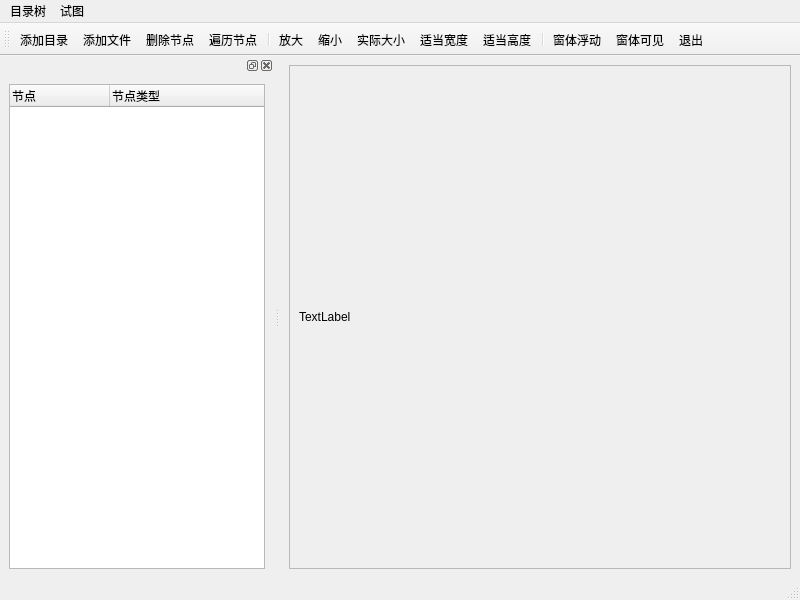
<?xml version="1.0" encoding="UTF-8"?>
<ui version="4.0">
 <class>MainWindow</class>
 <widget class="QMainWindow" name="MainWindow">
  <property name="geometry">
   <rect>
    <x>0</x>
    <y>0</y>
    <width>800</width>
    <height>600</height>
   </rect>
  </property>
  <property name="windowTitle">
   <string>MainWindow</string>
  </property>
  <widget class="QWidget" name="centralwidget">
   <layout class="QHBoxLayout" name="horizontalLayout_3">
    <item>
     <widget class="QScrollArea" name="scrollArea">
      <property name="widgetResizable">
       <bool>true</bool>
      </property>
      <widget class="QWidget" name="scrollAreaWidgetContents">
       <property name="geometry">
        <rect>
         <x>0</x>
         <y>0</y>
         <width>505</width>
         <height>485</height>
        </rect>
       </property>
       <layout class="QHBoxLayout" name="horizontalLayout_2">
        <item>
         <widget class="QLabel" name="label">
          <property name="text">
           <string>TextLabel</string>
          </property>
         </widget>
        </item>
       </layout>
      </widget>
     </widget>
    </item>
   </layout>
  </widget>
  <widget class="QMenuBar" name="menubar">
   <property name="geometry">
    <rect>
     <x>0</x>
     <y>0</y>
     <width>800</width>
     <height>23</height>
    </rect>
   </property>
   <widget class="QMenu" name="menu">
    <property name="title">
     <string>目录树</string>
    </property>
   </widget>
   <widget class="QMenu" name="menu_2">
    <property name="title">
     <string>试图</string>
    </property>
   </widget>
   <addaction name="menu"/>
   <addaction name="menu_2"/>
  </widget>
  <widget class="QStatusBar" name="statusbar"/>
  <widget class="QDockWidget" name="dockWidget">
   <attribute name="dockWidgetArea">
    <number>1</number>
   </attribute>
   <widget class="QWidget" name="dockWidgetContents">
    <layout class="QHBoxLayout" name="horizontalLayout">
     <item>
      <widget class="QTreeWidget" name="treeWidget">
       <column>
        <property name="text">
         <string>节点</string>
        </property>
       </column>
       <column>
        <property name="text">
         <string>节点类型</string>
        </property>
       </column>
      </widget>
     </item>
    </layout>
   </widget>
  </widget>
  <widget class="QToolBar" name="toolBar">
   <property name="windowTitle">
    <string>toolBar</string>
   </property>
   <property name="toolButtonStyle">
    <enum>Qt::ToolButtonTextUnderIcon</enum>
   </property>
   <attribute name="toolBarArea">
    <enum>TopToolBarArea</enum>
   </attribute>
   <attribute name="toolBarBreak">
    <bool>false</bool>
   </attribute>
   <addaction name="action_add_folder"/>
   <addaction name="action_add_file"/>
   <addaction name="action_delete_item"/>
   <addaction name="action_scan_items"/>
   <addaction name="separator"/>
   <addaction name="action_zoomin"/>
   <addaction name="action_zoomout"/>
   <addaction name="action_real_size"/>
   <addaction name="action_fitw"/>
   <addaction name="action_fith"/>
   <addaction name="separator"/>
   <addaction name="action_dock_float"/>
   <addaction name="action_dock_visible"/>
   <addaction name="action_quit"/>
  </widget>
  <action name="action_add_folder">
   <property name="icon">
    <iconset resource="src.qrc">
     <normaloff>:/icons/icons/open3.bmp</normaloff>:/icons/icons/open3.bmp</iconset>
   </property>
   <property name="text">
    <string>添加目录</string>
   </property>
   <property name="shortcut">
    <string>Ctrl+F</string>
   </property>
  </action>
  <action name="action_add_file">
   <property name="icon">
    <iconset>
     <normaloff>:/icons/120.bmp</normaloff>:/icons/120.bmp</iconset>
   </property>
   <property name="text">
    <string>添加文件</string>
   </property>
   <property name="shortcut">
    <string>Ctrl+N</string>
   </property>
  </action>
  <action name="action_delete_item">
   <property name="icon">
    <iconset>
     <normaloff>:/icons/delete1.bmp</normaloff>:/icons/delete1.bmp</iconset>
   </property>
   <property name="text">
    <string>删除节点</string>
   </property>
  </action>
  <action name="action_scan_items">
   <property name="icon">
    <iconset>
     <normaloff>:/icons/upfold1.bmp</normaloff>:/icons/upfold1.bmp</iconset>
   </property>
   <property name="text">
    <string>遍历节点</string>
   </property>
  </action>
  <action name="action_zoomin">
   <property name="icon">
    <iconset>
     <normaloff>:/icons/418.bmp</normaloff>:/icons/418.bmp</iconset>
   </property>
   <property name="text">
    <string>放大</string>
   </property>
   <property name="toolTip">
    <string>放大</string>
   </property>
   <property name="shortcut">
    <string>Ctrl+I</string>
   </property>
  </action>
  <action name="action_zoomout">
   <property name="icon">
    <iconset>
     <normaloff>:/icons/416.bmp</normaloff>:/icons/416.bmp</iconset>
   </property>
   <property name="text">
    <string>缩小</string>
   </property>
   <property name="toolTip">
    <string>缩小</string>
   </property>
   <property name="shortcut">
    <string>Ctrl+O</string>
   </property>
  </action>
  <action name="action_real_size">
   <property name="icon">
    <iconset>
     <normaloff>:/icons/414.bmp</normaloff>:/icons/414.bmp</iconset>
   </property>
   <property name="text">
    <string>实际大小</string>
   </property>
  </action>
  <action name="action_fitw">
   <property name="icon">
    <iconset>
     <normaloff>:/icons/424.bmp</normaloff>:/icons/424.bmp</iconset>
   </property>
   <property name="text">
    <string>适当宽度</string>
   </property>
   <property name="shortcut">
    <string>Ctrl+W</string>
   </property>
  </action>
  <action name="action_fith">
   <property name="icon">
    <iconset>
     <normaloff>:/icons/426.bmp</normaloff>:/icons/426.bmp</iconset>
   </property>
   <property name="text">
    <string>适当高度</string>
   </property>
   <property name="shortcut">
    <string>Ctrl+H</string>
   </property>
  </action>
  <action name="action_dock_float">
   <property name="icon">
    <iconset>
     <normaloff>:/icons/103.bmp</normaloff>:/icons/103.bmp</iconset>
   </property>
   <property name="text">
    <string>窗体浮动</string>
   </property>
  </action>
  <action name="action_dock_visible">
   <property name="icon">
    <iconset>
     <normaloff>:/icons/104.bmp</normaloff>:/icons/104.bmp</iconset>
   </property>
   <property name="text">
    <string>窗体可见</string>
   </property>
  </action>
  <action name="action_quit">
   <property name="icon">
    <iconset>
     <normaloff>:/icons/314.bmp</normaloff>:/icons/314.bmp</iconset>
   </property>
   <property name="text">
    <string>退出</string>
   </property>
  </action>
 </widget>
 <resources>
  <include location="src.qrc"/>
 </resources>
 <connections/>
</ui>
